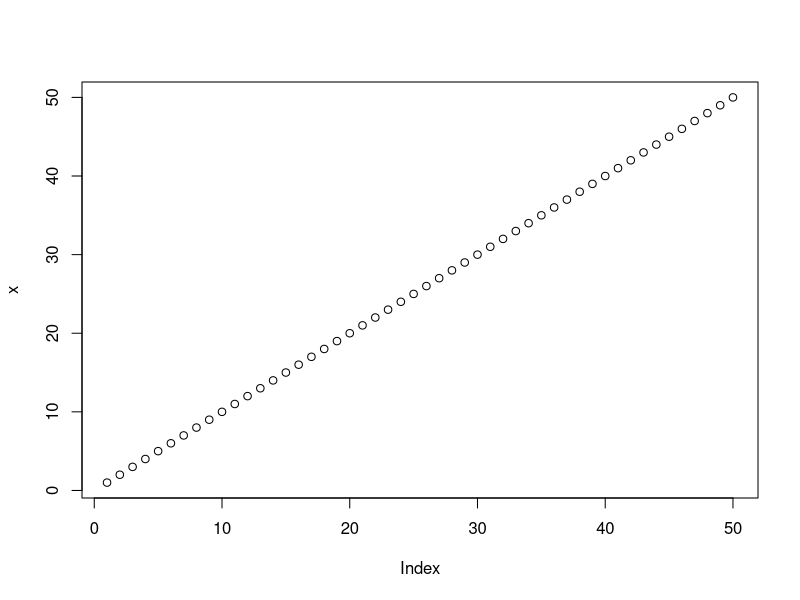
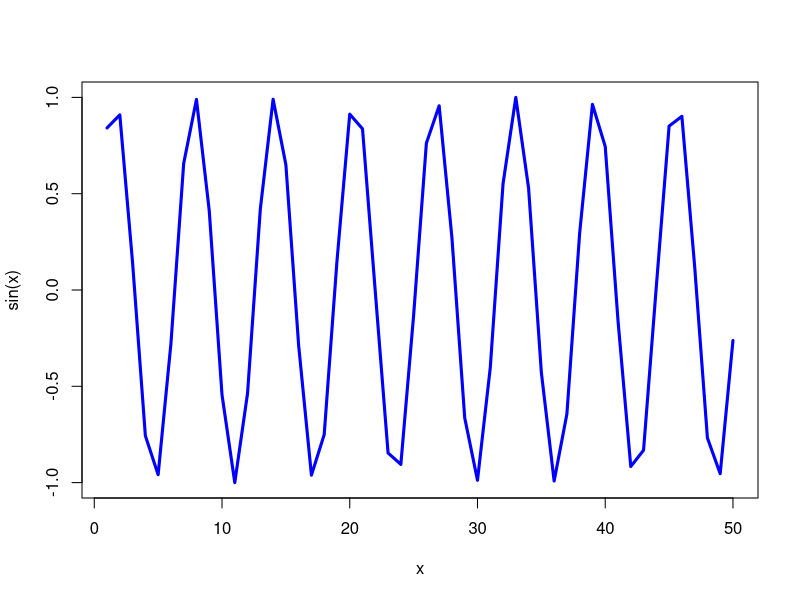

The R source for these figures, in order:
#' ---
#' title: "Class 4 First Steps with R"
#' author: "Leslie Lozada"
#' date: "October 13th, 2026"
#' ---



# Class 4 my first R script
x<- 1:50
plot(x)
plot(x, sin(x), typ="l", col= "blue", lwd=3)
